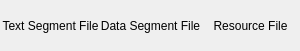
<?xml version="1.0" encoding="UTF-8"?>
<ui version="4.0">
 <class>FileLoader</class>
 <widget class="QDialog" name="FileLoader">
  <property name="windowModality">
   <enum>Qt::ApplicationModal</enum>
  </property>
  <property name="geometry">
   <rect>
    <x>0</x>
    <y>0</y>
    <width>300</width>
    <height>51</height>
   </rect>
  </property>
  <property name="windowTitle">
   <string/>
  </property>
  <property name="modal">
   <bool>true</bool>
  </property>
  <widget class="QToolButton" name="btnText">
   <property name="geometry">
    <rect>
     <x>0</x>
     <y>0</y>
     <width>101</width>
     <height>51</height>
    </rect>
   </property>
   <property name="text">
    <string>Text Segment File</string>
   </property>
   <property name="icon">
    <iconset resource="res.qrc">
     <normaloff>:/icons/explorer/icons/explorer/textsegmentFileIcon.png</normaloff>:/icons/explorer/icons/explorer/textsegmentFileIcon.png</iconset>
   </property>
   <property name="iconSize">
    <size>
     <width>64</width>
     <height>64</height>
    </size>
   </property>
   <property name="toolButtonStyle">
    <enum>Qt::ToolButtonTextUnderIcon</enum>
   </property>
   <property name="autoRaise">
    <bool>true</bool>
   </property>
  </widget>
  <widget class="QToolButton" name="btnData">
   <property name="geometry">
    <rect>
     <x>100</x>
     <y>0</y>
     <width>101</width>
     <height>51</height>
    </rect>
   </property>
   <property name="text">
    <string>Data Segment File</string>
   </property>
   <property name="icon">
    <iconset resource="res.qrc">
     <normaloff>:/icons/explorer/icons/explorer/dataFileIcon.png</normaloff>:/icons/explorer/icons/explorer/dataFileIcon.png</iconset>
   </property>
   <property name="iconSize">
    <size>
     <width>64</width>
     <height>64</height>
    </size>
   </property>
   <property name="toolButtonStyle">
    <enum>Qt::ToolButtonTextUnderIcon</enum>
   </property>
   <property name="autoRaise">
    <bool>true</bool>
   </property>
  </widget>
  <widget class="QToolButton" name="btnRes">
   <property name="geometry">
    <rect>
     <x>200</x>
     <y>0</y>
     <width>101</width>
     <height>51</height>
    </rect>
   </property>
   <property name="text">
    <string>Resource File</string>
   </property>
   <property name="icon">
    <iconset resource="res.qrc">
     <normaloff>:/icons/explorer/icons/explorer/binaryIcon.png</normaloff>:/icons/explorer/icons/explorer/binaryIcon.png</iconset>
   </property>
   <property name="iconSize">
    <size>
     <width>64</width>
     <height>64</height>
    </size>
   </property>
   <property name="toolButtonStyle">
    <enum>Qt::ToolButtonTextUnderIcon</enum>
   </property>
   <property name="autoRaise">
    <bool>true</bool>
   </property>
  </widget>
 </widget>
 <resources>
  <include location="res.qrc"/>
 </resources>
 <connections/>
</ui>
